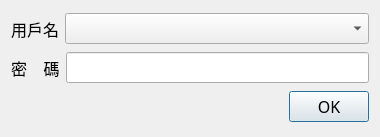
<?xml version="1.0" encoding="UTF-8"?>
<ui version="4.0">
 <class>dlg_login</class>
 <widget class="QDialog" name="dlg_login">
  <property name="geometry">
   <rect>
    <x>0</x>
    <y>0</y>
    <width>380</width>
    <height>137</height>
   </rect>
  </property>
  <property name="font">
   <font>
    <family>Microsoft JhengHei</family>
    <pointsize>12</pointsize>
    <weight>9</weight>
    <italic>false</italic>
    <bold>false</bold>
   </font>
  </property>
  <property name="windowTitle">
   <string>用戶登入</string>
  </property>
  <property name="windowIcon">
   <iconset resource="../res/mycis.qrc">
    <normaloff>:/res/img/surgeon.png</normaloff>:/res/img/surgeon.png</iconset>
  </property>
  <property name="styleSheet">
   <string notr="true">font: 75 12pt &quot;Microsoft JhengHei&quot;;</string>
  </property>
  <layout class="QVBoxLayout" name="verticalLayout">
   <item>
    <layout class="QHBoxLayout" name="horizontalLayout">
     <item>
      <widget class="QLabel" name="lbl_user">
       <property name="sizePolicy">
        <sizepolicy hsizetype="Fixed" vsizetype="Preferred">
         <horstretch>0</horstretch>
         <verstretch>0</verstretch>
        </sizepolicy>
       </property>
       <property name="font">
        <font>
         <family>Microsoft JhengHei</family>
         <pointsize>12</pointsize>
         <weight>9</weight>
         <italic>false</italic>
         <bold>false</bold>
        </font>
       </property>
       <property name="text">
        <string>用戶名</string>
       </property>
      </widget>
     </item>
     <item>
      <widget class="QComboBox" name="cmb_user"/>
     </item>
    </layout>
   </item>
   <item>
    <layout class="QHBoxLayout" name="horizontalLayout_2">
     <item>
      <widget class="QLabel" name="lbl_pwd">
       <property name="font">
        <font>
         <family>Microsoft JhengHei</family>
         <pointsize>12</pointsize>
         <weight>9</weight>
         <italic>false</italic>
         <bold>false</bold>
        </font>
       </property>
       <property name="text">
        <string>密    碼</string>
       </property>
      </widget>
     </item>
     <item>
      <widget class="QLineEdit" name="led_pwd">
       <property name="text">
        <string/>
       </property>
       <property name="echoMode">
        <enum>QLineEdit::Password</enum>
       </property>
      </widget>
     </item>
    </layout>
   </item>
   <item>
    <widget class="QDialogButtonBox" name="bnb">
     <property name="font">
      <font>
       <family>Microsoft JhengHei</family>
       <pointsize>12</pointsize>
       <weight>9</weight>
       <italic>false</italic>
       <bold>false</bold>
      </font>
     </property>
     <property name="styleSheet">
      <string notr="true"/>
     </property>
     <property name="orientation">
      <enum>Qt::Horizontal</enum>
     </property>
     <property name="standardButtons">
      <set>QDialogButtonBox::Ok</set>
     </property>
     <property name="centerButtons">
      <bool>false</bool>
     </property>
    </widget>
   </item>
  </layout>
 </widget>
 <resources>
  <include location="../res/mycis.qrc"/>
 </resources>
 <connections>
  <connection>
   <sender>bnb</sender>
   <signal>accepted()</signal>
   <receiver>dlg_login</receiver>
   <slot>accept()</slot>
   <hints>
    <hint type="sourcelabel">
     <x>248</x>
     <y>254</y>
    </hint>
    <hint type="destinationlabel">
     <x>157</x>
     <y>274</y>
    </hint>
   </hints>
  </connection>
  <connection>
   <sender>bnb</sender>
   <signal>rejected()</signal>
   <receiver>dlg_login</receiver>
   <slot>reject()</slot>
   <hints>
    <hint type="sourcelabel">
     <x>316</x>
     <y>260</y>
    </hint>
    <hint type="destinationlabel">
     <x>286</x>
     <y>274</y>
    </hint>
   </hints>
  </connection>
 </connections>
</ui>
